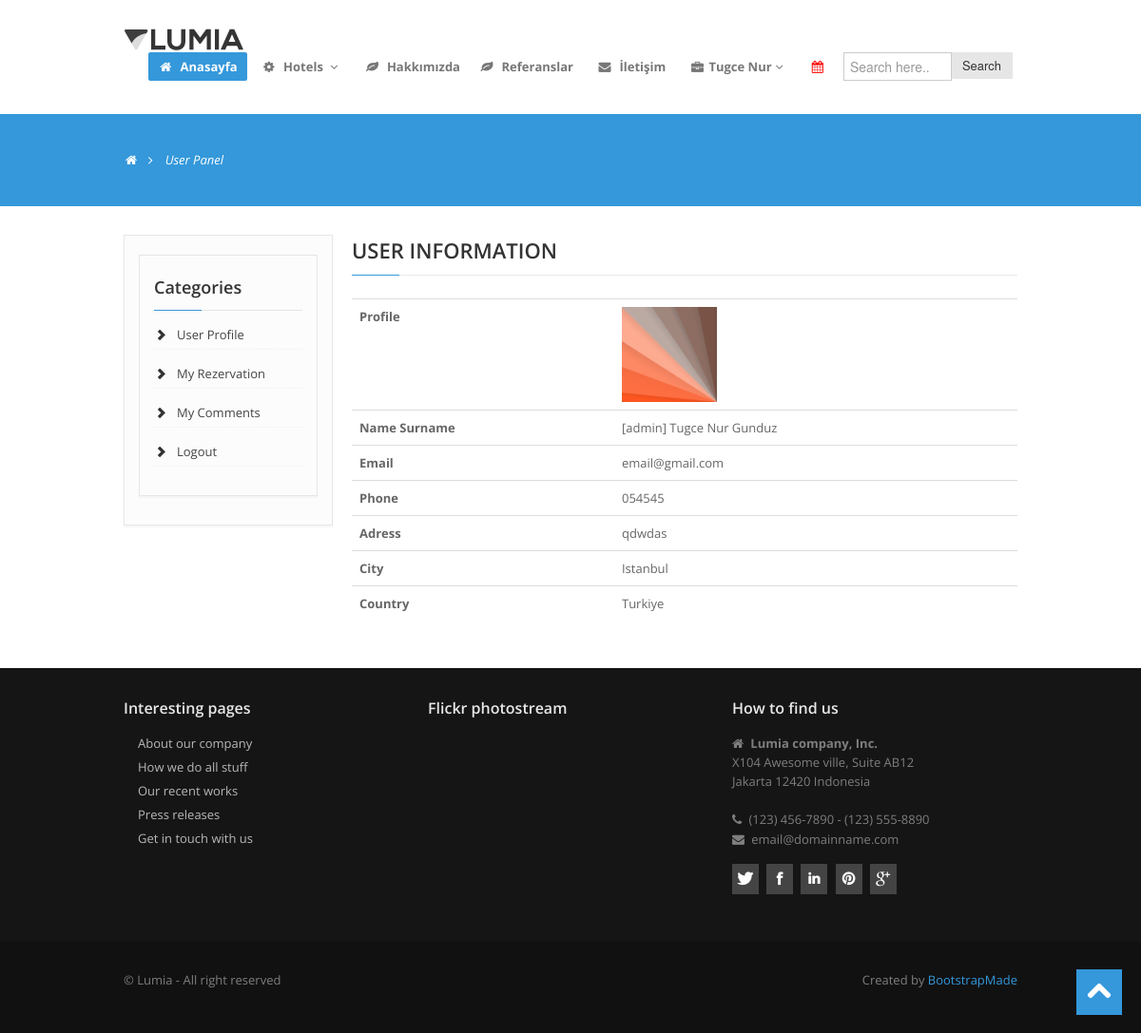
/user/ (signed in), run on the app's committed database.
### home/models.py (models this page shows, shortened)
class UserProfile(models.Model):
    user = models.OneToOneField(User, on_delete=models.CASCADE)
    phone = models.CharField(blank=True, max_length=110)
    address = models.CharField(blank=True, max_length=110)
    city = models.CharField(blank=True, max_length=110)
    country = models.CharField(blank=True, max_length=110)
    image = models.ImageField(blank=True, upload_to='images/users/', null=True)
    def user_name(self):
        return '['+self.user.username + ']' + ' ' + self.user.first_name + ' ' + self.user.last_name
    def image_tag(self):
        if self.image:
            return mark_safe('<img src="{}" height="50"/>'.format(self.image.url))
        else:
            return 'No image Found'
    image_tag.short_desciription = 'image'

### user/views.py (the view)
# urls.py: path('', views.index, name='index'),
def index(request):
    category = Category.objects.all()
    current_user = request.user
    profile = UserProfile.objects.get(user_id=current_user.id)
    context = {'category': category,
               'profile': profile
               }
    return render(request, 'user_profile.html', context)

### user/templates/user_profile.html (shortened to what this page needs)
{% extends "homebase.html" %}
{% block content %}
<section id="subintro">
    <div class="container">
        <div class="row">
            <div class="span8">
                <ul class="breadcrumb">
                    <li><a href="/"><i class="icon-home"></i></a><i class="icon-angle-right"></i></li>
                    <li class="active">User Panel</li>
                </ul>
            </div>
        </div>
    </div>
</section>
<section id="maincontent">
    <div class="container">
        <div class="row">
            <div class="span3">
                <aside>
                    <div class="billing-details">
                        {% include "user_panel.html" %}
                    </div>
                </aside>
            </div>
            <div class="span9">
                <div class="widget">
                    <h3 class="rheading">
                        USER INFORMATION
                        <span></span></h3>
                    <table class="table">
                        <tr>
                            <th class="text-center">Profile</th>
                            <td class="thumb"><img src="{{ profile.image.url }}" alt="" style="width:100px;height:100px;"></td>
                        </tr>
                        <tr>
                            <th class="text-center">Name Surname</th>
                            <td class="text-center">{{ profile.user_name}}</td>
                        </tr>
                        <tr>
                            <th class="text-center">Email</th>
                            <td class="thumb">{{ profile.user.email }}</td>
                        </tr>
                        <tr>
                            <th class="text-center">Phone</th>
                            <td class="thumb">{{ profile.phone }}</td>
                        </tr>
                        <tr>
                            <th class="text-center">Adress</th>
                            <td class="thumb">{{ profile.address }}</td>
                        </tr>
                        <tr>
                            <th class="text-center">City</th>
                            <td class="thumb">{{ profile.city }}</td>
                        </tr>
                        <tr>
                            <th class="text-center">Country</th>
                            <td class="thumb">{{ profile.country }}</td>
                        </tr>
                    </table>
                </div>
            </div>
        </div>
    </div>
</section>
{% endblock %}

### home/templates/header.html (shortened to what this page needs)
{% load static %}
<header>
    <div class="navbar navbar-static-top">
        <div class="navbar-inner">
            <div class="container">
                <div class="logo">
                    <a href="/"><img src="{% static 'assets/img/logo.png' %}" alt=""/></a>
                </div>
                <div class="navigation">
                    <nav>
                        <ul class="nav topnav">
                            <li class="active">
                                <a href="/"><i class="icon-home"></i> Anasayfa </a>
                            </li>
                            <li class="dropdown">
                                <a href="#"><i class="icon-cog"></i> Hotels <i class="icon-angle-down"></i></a>
                                {% load mptt_tags %}
                            </li>
                            <li class="dropdown">
                                <a href="/hakkimizda"><i class="icon-leaf"></i> Hakkımızda </a>
                            </li>
                            <li class="">
                                <a href="/referanslar"><i class="icon-leaf"></i> Referanslar </a>
                            </li>
                            <li>
                                <a href="/iletisim"><i class="icon-envelope-alt"></i> İletişim </a>
                            </li>
                            {% if user.id is not None %}
                            <li class="dropdown">
                                <a href="#"><i class="icon-briefcase"></i>{{ user.first_name }}<i
                                        class="icon-angle-down"></i></a>
                            </li>
                            <li>
                                <a href="/reservationcart/" style="color:red"><i class="icon-calendar" ></i>{{ request.session.cart_items }} </a>
                            </li>
                            {% endif %}
                            <li>
                                <form action="/search/" method="post" class="input-append">
                                    <input name="query" class="search-form" id="appendedPrependedInput" type="text"
                                           placeholder="Search here.." style="width:100px;"/>
                                    <button class="btn btn-dark" type="submit">Search</button>
                                </form>
                            </li>
                        </ul>
                    </nav>
                </div>
            </div>
        </div>
    </div>
</header>

### home/static/assets/css/style.css (style rules this page uses)
.row { margin-bottom:30px; }
header .navbar .logo { float:left; padding: 0; margin-left:0; }
header .navbar { padding:30px 0 25px; }
.navbar .nav { margin:0; }
.navbar ul li { margin-right:5px; }
.navbar .nav li.active a,.navbar .nav li.active a:hover { color:#fff; -webkit-border-radius: 2px; -moz-border-radius: 2px; border-radius: 2px; }
.navbar ul.topnav { float:right; }
.navbar .nav > li > a { float: none; font-size:13px; padding: 5px 10px 5px 10px; color: #777777; text-decoration: none; text-shadow: none; font-weight:700; }
.navbar .nav > li.dropdown > a { padding: 5px 5px 5px 10px; }
#maincontent { z-index:1000; margin-top:0px; }
section#subintro { width: 100%; color: #fff; height:auto; margin: 0 auto; padding: 0; margin-bottom:30px; }
.rheading { margin-bottom: 24px; }
.rheading { position: relative; border-bottom: #e9e9e9 1px solid; padding-bottom: 9px; }
.rheading span { position: absolute; width: 50px; height: 1px; bottom: -1px; left: 0; }
aside { background:#fcfcfc; padding:20px 15px 0 15px; margin: 0 0 30px 0; border: 1px solid #e6e6e6; -webkit-box-shadow: 0 2px 0 rgba(0,0,0,0.03); -moz-box-shadow: 0 2px 0 rgba(0,0,0,0.03); box-shadow: 0 2px 0 rgba(0,0,0,0.03); -webkit-box-sizing: border-box; -moz-box-sizing: border-box; box-sizing: border-box; }
[class^="icon-"], [class*=" icon-"] { float:none; }
[class^="icon-"], [class*=" icon-"] { margin-top: 1px; margin-right: .3em; }
#subintro .breadcrumb { margin:30px 0 0; background:none; }
#subintro ul.breadcrumb li { margin-bottom:0; padding-bottom:0; color:#fff; font-style:italic; }
#subintro ul.breadcrumb li a { color:#fff; }
.breadcrumb > li { display: inline-block; *display: inline; line-height:1.6em; *zoom: 1; }

### home/static/assets/color/default.css (style rules this page uses)
a { color: #3498db; }
.rheading span { background: #3498db; }
.navbar .nav li.active a { background:#3498db; }
section#subintro { background: #3498db; }

### data on the page
UserProfile: image (picture), user_name "[admin] Tugce Nur Gunduz", user.email "email@gmail.com", phone "054545", address "qdwdas", city "Istanbul", country "Turkiye"

### other printed values
{{ user.first_name }} "Tugce Nur"
